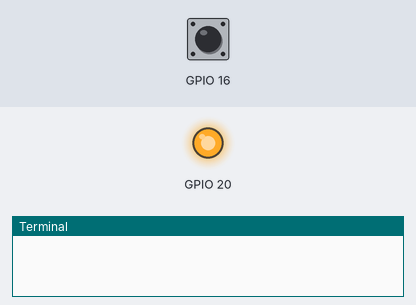
This program was run on a simulated Raspberry Pi (BCM pin numbers). Shown: output pins drawn as LEDs (lit = HIGH), the last lines printed to the terminal. Inputs (shaded band) come from the test bench; at power-on: GPIO 16 LOW.

Above: at 1.2 s.
1.3 s: GPIO 16 pulled HIGH for 3.2 s
At 4.9 s:
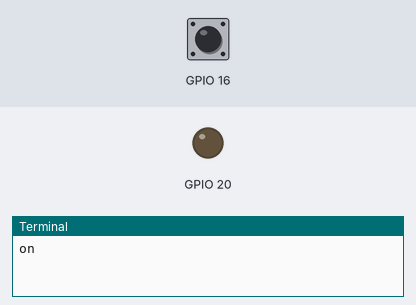
Timing chart, 0 to 12.5 s (numbered marks = the images above; inputs shaded):
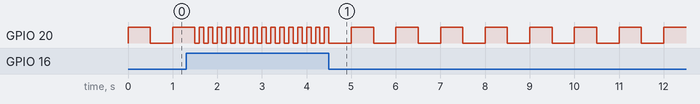

The program:

led.py
```python
import sys
import RPi.GPIO as GPIO
import time

GPIO.setwarnings(False)
GPIO.setmode(GPIO.BCM)
GPIO.setup(16, GPIO.IN, pull_up_down=GPIO.PUD_DOWN)
GPIO.setup(20, GPIO.OUT)

state = "off"

while True:
	try:
		GPIO.output(20, True)
		if GPIO.input(16) == 0:
			if state == "on":
				print("off")
				state = "off"
			time.sleep(0.5)

		elif GPIO.input(16) == 1:
			if state == "off":
				print("on")
				state = "on"
			time.sleep(0.1)

		GPIO.output(20, False)

		if GPIO.input(16) == 0:
			time.sleep(0.5)
		else:
			time.sleep(0.1)

	except KeyboardInterrupt:
		print("program killed")
		sys.exit()
```
